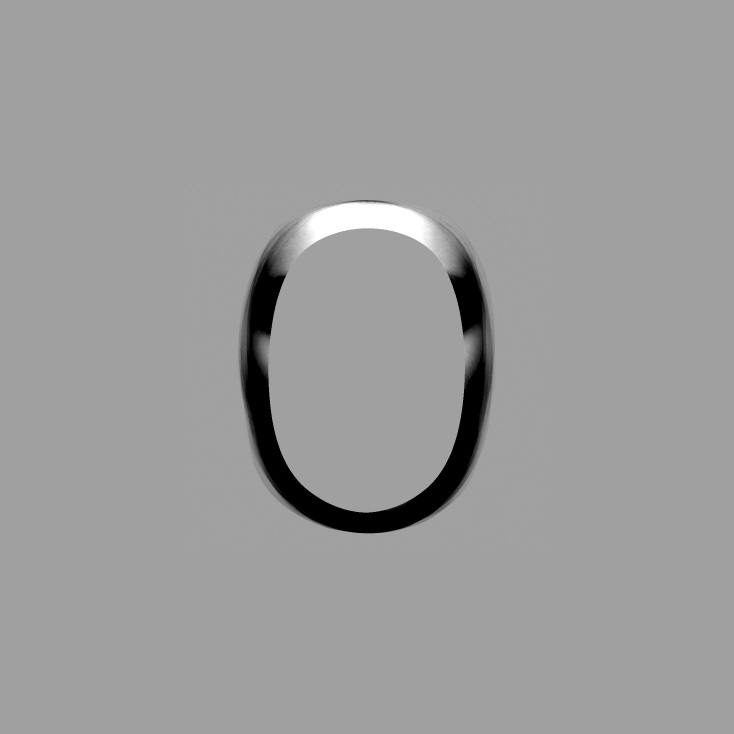
%> input picture stimuli_matlab/blurrymask.png, 2200 x 2200 px (shown at 1/3 size)
$ octave checkerboardMasks.m   (GNU Octave 9; MATLAB toolbox functions it lacks are replaced by stand-ins)
%> lines starting %> are read from the running program, lines starting %| are printed output that depends on the picture; in (x1, y1, x2, y2) boxes, pixels count from 0 and x2, y2 are one past the last pixel; in counts of white or black regions, pixels touching at a corner belong together; the program's own positions count from 1
%make checkerboard masks for face and background
close all; clear all
basefolder = '/home/jschuurmans/Documents/02_recurrentSF_3T/Stimuli/JOLIEN_STIM_MAIN/';
imagefolder = '/home/jschuurmans/Documents/02_recurrentSF_3T/Stimuli/JOLIEN_STIM_MAIN/stimuli/';
outfolder = '/home/jschuurmans/Documents/02_recurrentSF_3T/Stimuli/JOLIEN_STIM_MAIN/';
basefolder = '/home/jschuurmans/Documents/02_recurrentSF_3T/Stimuli/JOLIEN_STIM_MAIN/';


finalSize = [550,550]
[MaskIm,~,MaskAlpha] = (imread([basefolder 'blurrymask.png']));
%> MaskIm is the input picture: size 2200x2200 uint8; min 0, max 255, mean 156.1
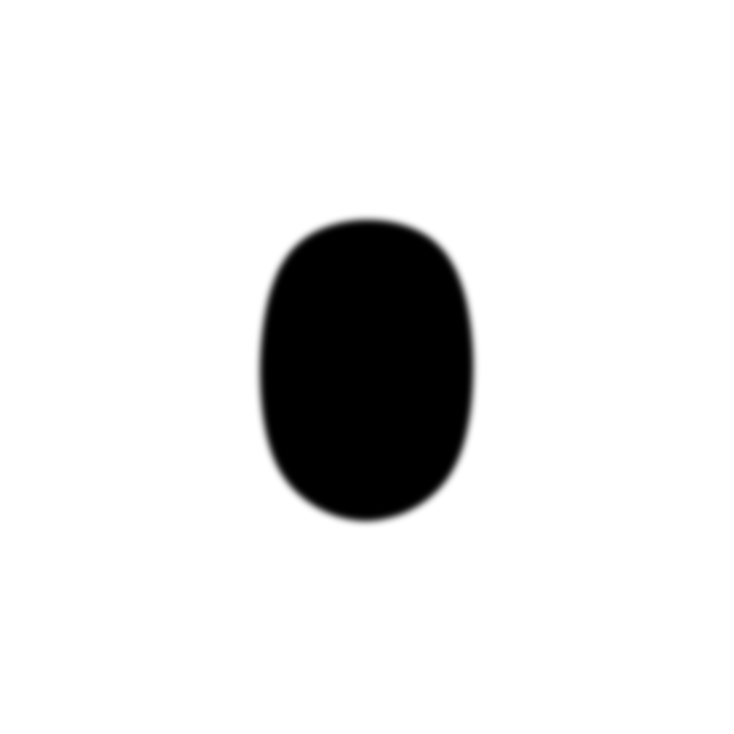
%> MaskAlpha: size 2200x2200 uint8 (shown at 1/3 size); min 0, max 255, mean 229.8
MaskAlpha = single(MaskAlpha); MaskAlpha = imresize(MaskAlpha, finalSize);
%> after `MaskAlpha = imresize(MaskAlpha, finalSize)`:
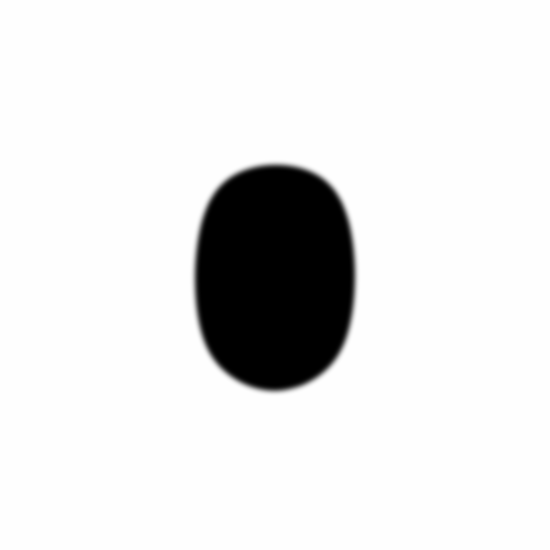
%> MaskAlpha: size 550x550 single; min -0.07, max 255.1, mean 229.8; drawn with min black and max white
MaskAlpha = MaskAlpha./max(MaskAlpha(:));

blobFinding = MaskAlpha; % need to use a mask to only select face pixels, give them the same LC as the face

imshow(blobFinding)
% making the background more distinct
blobFinding(blobFinding == blobFinding(1,1)) = 1;
% to create the mask, check where the value is 1
s = regionprops(blobFinding == 1 , 'Area', 'PixelList');
%> s = 2 regions; Area: 266981, 1
% checking where blobs excist
blobs = [s.Area].';
%> blobs = [266981; 1]
% to figure out where the blob is
ind = find(blobs == blobs(1));
%> ind = 1
% finding the "pixels" it belongs to
pix = s(ind).PixelList;

   %creating the mask
MaskBack = logical(full(sparse(pix(:,2), pix(:,1), 1, size(blobFinding,1), size(blobFinding,2))));
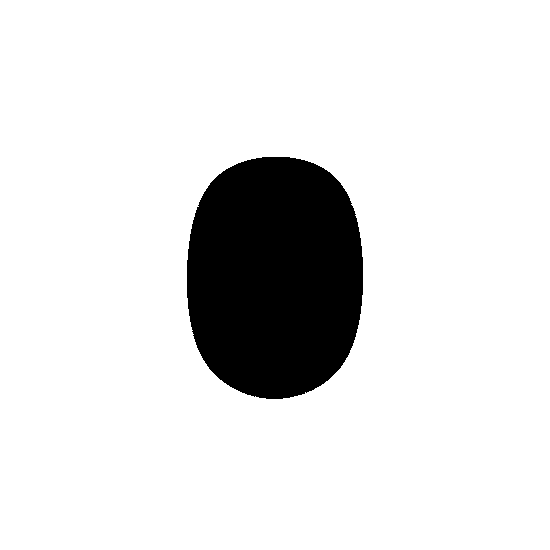
%> MaskBack: size 550x550 logical; 88.3% white; 1 black region, box (x1, y1, x2, y2) and area: (187, 157, 363, 399) 35519
MaskIm = ~MaskBack;

imshow(MaskIm)
imshow(MaskBack)

imwrite(MaskIm,[outfolder 'MaskIm'],'BMP')
imwrite(MaskBack,[outfolder 'MaskBack'],'BMP')
